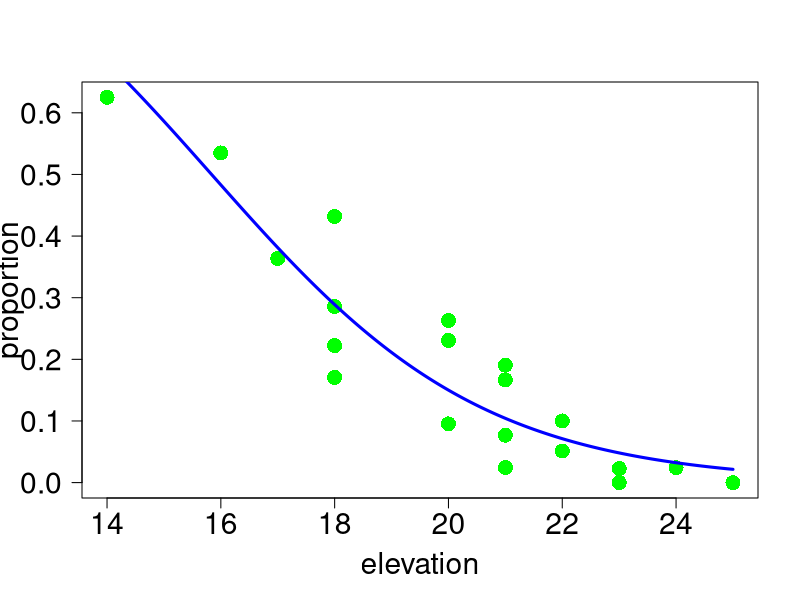

Write R code to recreate this figure.
flora <- read.table("data6-1.csv", header=TRUE, sep=",")
attach(flora)
proportion <- maple/(otherTrees+maple)
sampleSize <- maple + otherTrees
model_2a <- glm(proportion~elevation, family=binomial, weights=sampleSize)

png("图6.1b.png", height = 800, width = 800)
plot(elevation, proportion, las=1, pch=16, col="green", cex = 2, cex.axis=1.8, cex.lab=1.8)
elevationPoints <- seq(min(elevation), max(elevation), by=0.01)
fittedValues <- predict(model_2a, list(elevation=elevationPoints), type="response")
lines(elevationPoints, fittedValues, lwd=3, col="blue")
dev.off()
